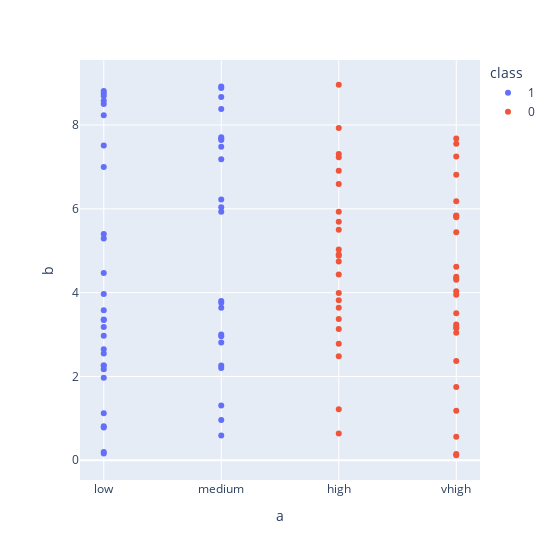

The notebook cell this image was saved under:
### Code cell
fig = px.scatter(df, x='a',
            y='b',
            color='class',
            height=560,
            width=560,
            )
fig.show()

### Figure 1 — Plotly figure (JSON) as saved in the notebook; plotly's stock layout.template omitted (floating-point values rounded to 4 significant figures)
{"data": [{"hovertemplate": "class=1<br>a=%{x}<br>b=%{y}<extra></extra>", "legendgroup": "1", "marker": {"color": "#636efa", "symbol": "circle"}, "mode": "markers", "name": "1", "orientation": "v", "showlegend": true, "type": "scatter", "x": ["low", "medium", "medium", "medium", "medium", "low", "medium", "medium", "low", "medium", "low", "medium", "medium", "low", "low", "medium", "medium", "low", "low", "low", "low", "low", "medium", "low", "medium", "low", "medium", "medium", "low", "low", "low", "medium", "low", "medium", "low", "low", "low", "low", "low", "low", "medium", "low", "low", "medium", "medium", "low", "low", "medium", "low", "medium", "medium"], "xaxis": "x", "y": [5.29, 3.8, 5.93, 8.88, 7.18, 7.51, 2.81, 7.67, 2.97, 7.64, 8.81, 6.04, 8.67, 3.58, 4.47, 3, 8.92, 3.97, 3.35, 5.4, 3.18, 8.75, 1.31, 2.65, 2.26, 1.97, 3.64, 0.96, 2.17, 8.5, 2.55, 0.59, 0.2, 6.22, 1.12, 7, 0.81, 8.23, 8.58, 0.16, 7.71, 0.78, 2.26, 3.76, 7.48, 2.26, 3.36, 2.96, 8.69, 8.38, 2.2], "yaxis": "y"}, {"hovertemplate": "class=0<br>a=%{x}<br>b=%{y}<extra></extra>", "legendgroup": "0", "marker": {"color": "#EF553B", "symbol": "circle"}, "mode": "markers", "name": "0", "orientation": "v", "showlegend": true, "type": "scatter", "x": ["high", "vhigh", "vhigh", "high", "vhigh", "high", "vhigh", "vhigh", "high", "high", "vhigh", "vhigh", "high", "vhigh", "vhigh", "high", "vhigh", "vhigh", "vhigh", "high", "high", "high", "vhigh", "vhigh", "high", "vhigh", "vhigh", "vhigh", "vhigh", "vhigh", "vhigh", "high", "high", "high", "vhigh", "high", "vhigh", "vhigh", "high", "high", "high", "high", "high", "vhigh", "high", "vhigh", "high", "vhigh", "high"], "xaxis": "x", "y": [3.37, 3.04, 4.38, 4.74, 5.84, 7.23, 2.37, 6.81, 4.91, 1.22, 4.31, 3.18, 5.03, 0.15, 5.83, 6.59, 5.8, 3.51, 1.18, 4.43, 3.82, 5.5, 3.15, 4.03, 8.96, 0.12, 4.62, 6.18, 7.25, 3.24, 1.75, 5.93, 2.78, 2.48, 4.34, 5.69, 5.44, 3.95, 7.93, 0.64, 3.99, 3.13, 3.64, 0.56, 7.31, 7.55, 4.88, 7.68, 6.91], "yaxis": "y"}], "layout": {"height": 560, "legend": {"title": {"text": "class"}, "tracegroupgap": 0}, "margin": {"t": 60}, "width": 560, "xaxis": {"anchor": "y", "domain": [0, 1], "title": {"text": "a"}}, "yaxis": {"anchor": "x", "domain": [0, 1], "title": {"text": "b"}}}}
